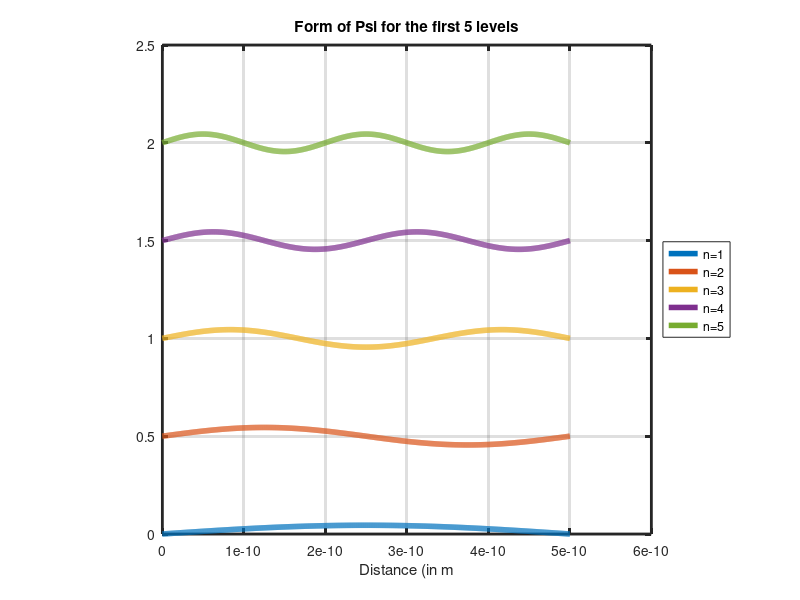

MATLAB code for this plot:
%
% Copyright (c) 2018, Vishal_S
% All rights reserved. Please read the "license.txt" for license terms.
%
% Project Title: ODE_PDE
% 
% Developer: Vishal S
% 
% Contact Info: vishalsubbu97@gmail.com
%
clear all
clc
clf

a = 0.5e-09 ; % in nm
h = 6.626e-34;
m = 9.1e-31;
hbar = h/(2*3.1415);
N = 1000; % Excluding the boundary points
del = a/(N+1);
H = zeros(N,N);
%Populating the Hamiltonian Matrix
value = hbar*hbar/((del*del)*m);
for i = 2:N-1
    H(i,i) = value;
    H(i,i+1) = -0.5*value;
    H(i,i-1) = -0.5*value;
end
H(1,1) = value;
H(1,2) = -0.5*value;
H(N,N) = value;
H(N,N-1) = -0.5*value;
%Finding the eigen values and eigen vectors
[e,d,w] = eig(H);
e = eig(H);
%Plotting 
no_of_levels = 10;
n = 1:no_of_levels;
y = 1:no_of_levels;
energy = zeros(10,1);
factor = (h*h)/(8*m*a*a);
for i = 1:no_of_levels
    y(i) = n(i)*n(i) * factor/(1.6e-19);
    energy(i) = e(i)/(1.6e-19);
end
plot (n,energy,'ro','LineWidth',4);
hold on;
plot (n,y,'LineWidth',4);
title ("Energy for the first 10 levels")   ;
ylabel("Energy (in eV)");
xlabel("Levels");
legend('Numerical','Analytical')
box  on ;
grid on ;
ax = gca ;
set(ax, 'linewidth',2.0);
axis('square');

hold off;

clf; 

%Plotting Eigen Vectors 
x= zeros(N+2,1);
wav = zeros(N+2,1);
for i = 2:N+2
    x(i) = x(i-1) + del;
end
Wave = zeros(N+2,no_of_levels);
for j = 1:no_of_levels
    for i = 2:N+1
        Wave(i,j) = w(i-1,j);
    end
end
for j = 1:5
    for i = 1:N+2
        wav(i) = Wave(i,j) +  (j-1)*0.5;
    end
     str = ['n=',num2str(j)];
    plot (x,wav,'LineWidth',4,'DisplayName',str);
    hold on;
    title ("Form of Psi for the first 5 levels")   ;
    xlabel("Distance (in m");
    box  on ;
    grid on ;
    ax = gca ;
    set(ax, 'linewidth',2.0);
    axis('square');
end
legend('show');
legend('location','eastoutside');
